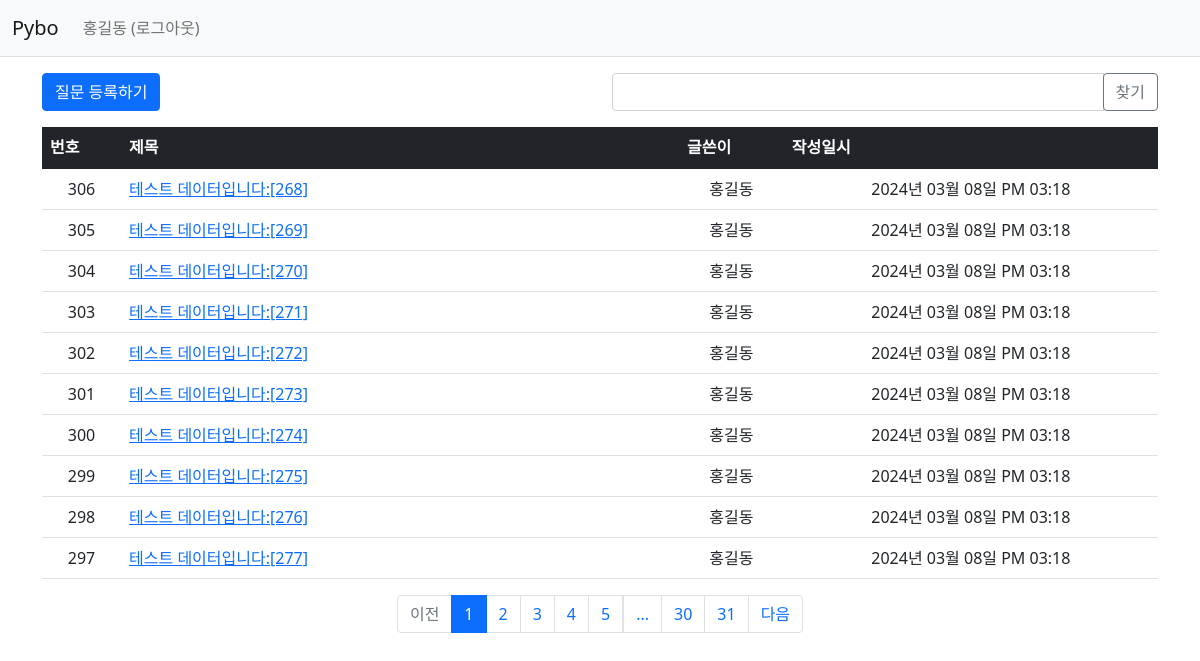
/question/list/ (signed in), run on the app's committed database.
### pybo/models.py (models this page shows)
class User(db.Model):
    id = db.Column(db.Integer, primary_key=True)
    username = db.Column(db.String(150), unique=True, nullable=False)
    password = db.Column(db.String(200), nullable=False)
    email = db.Column(db.String(120), unique=True, nullable=False)

class Question(db.Model):
    id = db.Column(db.Integer, primary_key=True)
    subject = db.Column(db.String(200), nullable=False)
    content = db.Column(db.Text(), nullable=False)
    create_date = db.Column(db.DateTime(), nullable=False)
    user_id = db.Column(db.Integer, db.ForeignKey('user.id', ondelete='CASCADE'), nullable=False)
    user = db.relationship('User', backref=db.backref('question_set'))
    modify_date = db.Column(db.DateTime(), nullable=True)
    voter = db.relationship('User', secondary=question_voter, backref=db.backref('question_voter_set'))

### pybo/views/question_views.py (the view, shortened to what this page needs)
@bp.route('/list/')
def _list():
    page = request.args.get('page', type=int, default=1)
    kw = request.args.get('kw', type=str, default='')
    question_list = Question.query.order_by(Question.create_date.desc())
    question_list = question_list.paginate(page=page, per_page=10)
    return render_template('question/question_list.html', question_list=question_list, page=page, kw=kw)

### pybo/filter.py (called while the page is built)
def format_datetime(value, fmt='%Y년 %m월 %d일 %p %I:%M'):
    return value.strftime(fmt)

### pybo/views/auth_views.py (called while the page is built)
@bp.before_app_request
def load_logged_in_user():
    user_id = session.get('user_id')
    if user_id is None:
        g.user = None
    else:
        g.user = User.query.get(user_id)

### pybo/templates/question/question_list.html (shortened to what this page needs)
{% extends 'base.html' %}
{% block content %}
<div class="container my-3">
    <div class="row my-3">
        <div class="col-6">
            <a href="{{ url_for('question.create') }}" class="btn btn-primary">질문 등록하기</a>
        </div>
        <div class="col-6">
            <div class="input-group">
                <input type="text" id="search_kw" class="form-control" value="{{ kw or '' }}">
                <div class="input-group-append">
                    <button class="btn btn-outline-secondary" type="button" id="btn_search">찾기</button>
                </div>
            </div>
        </div>
    </div>
    <table class="table">
        <thead>
        <tr class="table-dark">
            <th>번호</th>
            <th style="width:50%">제목</th>
            <th>글쓴이</th>
            <th>작성일시</th>
        </tr>
        </thead>
        <tbody>
        {% if question_list %}
        {% for question in question_list.items %}
        <tr class="text-center">
            <td>{{ question_list.total - ((question_list.page-1) * question_list.per_page) - loop.index0 }}</td>
            <td class="text-start">
                <a href="{{ url_for('question.detail', question_id=question.id) }}">{{ question.subject }}</a>
            </td>
            <td>{{ question.user.username }}</td>
            <td>{{ question.create_date|datetime }}</td>
        </tr>
        {% endfor %}
        {% else %}
        <tr>
            <td colspan="3">질문이 없습니다.</td>
        </tr>
        {% endif %}
        </tbody>
    </table>
    <ul class="pagination justify-content-center">
        {% if question_list.has_prev %}
        <li class="page-item">
            <a class="page-link" data-page="{{ question_list.prev_num }}" href="javascript:void(0)">이전</a>
        </li>
        {% else %}
        <li class="page-item disabled">
            <a class="page-link" tabindex="-1" aria-disabled="true" href="javascript:void(0)">이전</a>
        </li>
        {% endif %}
        {% for page_num in question_list.iter_pages() %}
        {% if page_num %}
        {% if page_num != question_list.page %}
        <li class="page-item">
            <a class="page-link" data-page="{{ page_num }}" href="javascript:void(0)">{{ page_num }}</a>
        </li>
        {% else %}
        <li class="page-item active" aria-current="page">
            <a class="page-link" href="javascript:void(0)">{{ page_num }}</a>
        </li>
        {% endif %}
        {% else %}
        <li class="disabled">
            <a class="page-link" href="javascript:void(0)">...</a>
        </li>
        {% endif %}
        {% endfor %}
        {% if question_list.has_next %}
        <li class="page-item">
            <a class="page-link" data-page="{{ question_list.next_num }}" href="javascript:void(0)">다음</a>
        </li>
        {% else %}
        <li class="page-item disabled">
            <a class="page-link" tabindex="-1" aria-disabled="true" href="javascript:void(0)">다음</a>
        </li>
        {% endif %}
    </ul>
</div>
{% endblock %}

### pybo/templates/navbar.html (shortened to what this page needs)
<nav class="navbar navbar-expand-lg navbar-light bg-light border-bottom">
    <div class="container-fluid">
        <a class="navbar-brand" href="{{ url_for('main.index') }}">Pybo</a>
        <div class="collapse navbar-collapse" id="navbarSupportedContent">
            {% if g.user %}
            <ul class="navbar-nav">
                <li class="nav-item ">
                    <a class="nav-link" href="{{ url_for('auth.logout') }}">{{ g.user.username }} (로그아웃)</a>
                </li>
            </ul>
            {% endif %}
        </div>
    </div>
</nav>

### data on the page
User: user.username "홍길동"
Question: total "306", subject "테스트 데이터입니다:[268]", user.username "홍길동", create_date "2024년 03월 08일 PM 03:18"
Question: total "305", subject "테스트 데이터입니다:[269]", user.username "홍길동", create_date "2024년 03월 08일 PM 03:18"
Question: total "304", subject "테스트 데이터입니다:[270]", user.username "홍길동", create_date "2024년 03월 08일 PM 03:18"
Question: total "303", subject "테스트 데이터입니다:[271]", user.username "홍길동", create_date "2024년 03월 08일 PM 03:18"
Question: total "302", subject "테스트 데이터입니다:[272]", user.username "홍길동", create_date "2024년 03월 08일 PM 03:18"
Question: total "301", subject "테스트 데이터입니다:[273]", user.username "홍길동", create_date "2024년 03월 08일 PM 03:18"
Question: total "300", subject "테스트 데이터입니다:[274]", user.username "홍길동", create_date "2024년 03월 08일 PM 03:18"
Question: total "299", subject "테스트 데이터입니다:[275]", user.username "홍길동", create_date "2024년 03월 08일 PM 03:18"
Question: total "298", subject "테스트 데이터입니다:[276]", user.username "홍길동", create_date "2024년 03월 08일 PM 03:18"
Question: total "297", subject "테스트 데이터입니다:[277]", user.username "홍길동", create_date "2024년 03월 08일 PM 03:18"

### other printed values
{{ page_num }} "1"
{{ page_num }} "2" "3" "4" "5" "30" "31"
